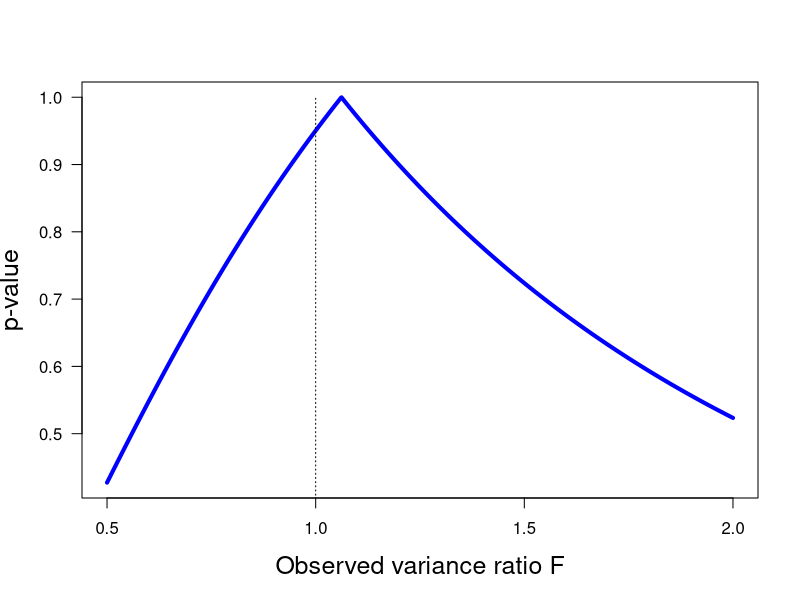

Here is the R script that generated this plot:
print('file: VarianceRatioTestpOverF.R')
# variance ratio test: p .ne. 1 at R = 1 
Fa = seq(0.5,2,0.001); L = length(Fa)
nu1 = 6; nu2 = 4  # fictive degrees of freedom; must be different from each other
pa = numeric(L)
for(k in 1:L) {p = pf(Fa[k],df1=nu1,df2=nu2); pa[k] = 2*min(p,1-p)}
xp = c(1,1); yp = c(0,1)
# png('varratiopmax170708.png',width=16,height=16,units='cm',res=300)
plot(Fa,pa,type='l',lwd=4,col='blue',xlab='Observed variance ratio F',
     ylab='p-value',las=1,cex.lab=1.5)
lines(xp,yp,col='black',lty=3)
# dev.off()
